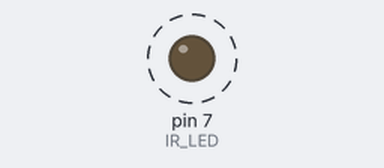
Simulated run of this sketch. Board: Arduino Uno, built with avr-gcc and run on an emulated ATmega328P. Parts: output pins drawn as LEDs (lit = HIGH). Dashed ring = blinking. What the sketch prints to the serial monitor is not drawn.

Above: at 0.1 s.
Timing chart, 0 to 3.0 s (numbered marks = the images above):
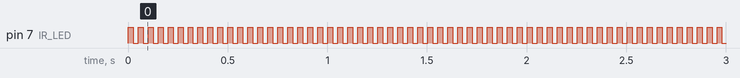

The sketch:

test_IR.ino
```cpp
#include <IRremote.h>
const byte IR_RECEIVE_PIN = 6;
const int IR_LED = 7;
boolean puckCaptured = false;
int res = 0;

void setup() {
  // put your setup code here, to run once:
  Serial.begin(115200);
  Serial.println("IR Receive test");
//  IrReceiver.begin(IR_RECEIVE_PIN, ENABLE_LED_FEEDBACK);
  pinMode(IR_LED, OUTPUT);
}

void loop() {
  int res = 0;
  pinMode(IR_LED, OUTPUT);
  IrReceiver.begin(IR_RECEIVE_PIN, ENABLE_LED_FEEDBACK);
  for (int i = 0; i <= 9 ; i++)
  {
    digitalWrite(IR_LED, HIGH);
    delay(25);
    digitalWrite(IR_LED, LOW);
    delay(25);

    if (IrReceiver.decode())
    {
      //Serial.println("nothing");
      res = res + 1;
      IrReceiver.resume();
    }
    else
    {
      //Serial.println("Captured");
      IrReceiver.resume();
      res = res + 0;

    }
  }

  if (res == 0) {
    Serial.println("Captured");
    puckCaptured = true;
  }
  else {
    Serial.println("Nothing");
    puckCaptured = false;
  }

  res = 0;
}
```

Measured:
- by itself, pin 7 (IR_LED): alternates HIGH for 0.03 s and LOW for 0.03 s
